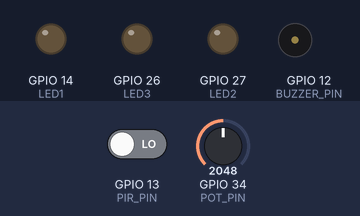
A sketch run on a simulated ESP32. On the bench: output pins drawn as LEDs (lit = HIGH), buzzer (waves = sounding). Dashed ring = blinking. The inputs (shaded band) are chosen by the test bench; at power-on: GPIO 13 (PIR_PIN) LOW, GPIO 34 (POT_PIN) = 2048. WiFi joins after 1.5 s; servers stay silent unless stated; what the sketch prints to the serial monitor is not drawn.

Above: at 2.7 s.
2.8 s: GPIO 13 (PIR_PIN) driven HIGH
At 3.6 s:
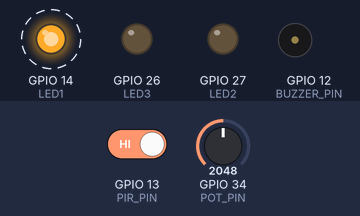
5.8 s: GPIO 34 (POT_PIN) set to 555
8.8 s: GPIO 34 (POT_PIN) set to 474
At 9.7 s:
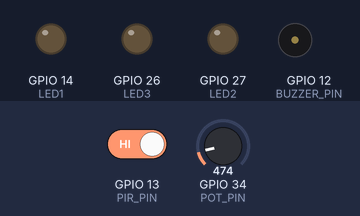
10.3 s: GPIO 34 (POT_PIN) set to 540
At 10.95 s:
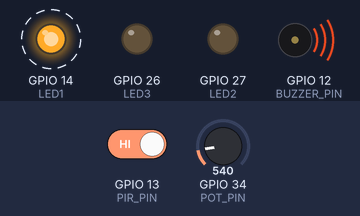
13.3 s: GPIO 34 (POT_PIN) set to 491
At 13.9 s:
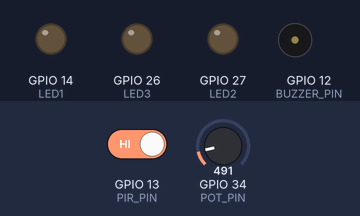
Timing chart, 0 to 15.8 s (numbered marks = the images above; inputs shaded):
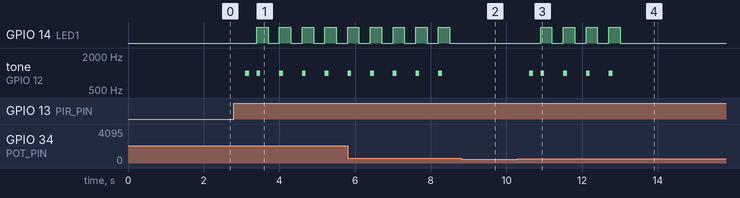

Measured:
- the behaviour switches between 501 and 500 on GPIO 34 (POT_PIN) (found by bisection; images 1 and 2)
- after the input at 2.8 s, GPIO 14 (LED1): alternates HIGH for 0.30 s and LOW for 0.30 s, starting after 0.60 s; tone on GPIO 12 (BUZZER_PIN): goes 1000 Hz 0.10 s, silent 0.20 s, 3 × (1000 Hz 0.10 s, silent 0.50 s), 1000 Hz 0.10 s, then silent, starting after 0.30 s
- after the input at 8.8 s, GPIO 14 (LED1): stops changing and stays LOW; GPIO 27 (LED2): stays LOW (without the input it goes to HIGH after 1.2 s); tone on GPIO 12 (BUZZER_PIN): stops changing and stays silent
- after the input at 10.3 s, GPIO 14 (LED1): alternates HIGH for 0.30 s and LOW for 0.30 s, starting after 0.60 s; tone on GPIO 12 (BUZZER_PIN): goes 1000 Hz 0.10 s, silent 0.20 s, 3 × (1000 Hz 0.10 s, silent 0.50 s), 1000 Hz 0.10 s, then silent, starting after 0.30 s
- after the input at 13.3 s, GPIO 14 (LED1): stops changing and stays LOW; tone on GPIO 12 (BUZZER_PIN): stops changing and stays silent

The sketch:

pir.ino
```cpp
#include <WiFi.h>
#include <WiFiClientSecure.h>
#include <UniversalTelegramBot.h>
#include <ArduinoJson.h>

// Network & Secret Configurations
const char* ssid = "YOUR_WIFI_SSID";
const char* password = "YOUR_WIFI_PASSWORD";
const char* botToken = "YOUR_TELEGRAM_BOT_TOKEN";
const char* chatId = "YOUR_TELEGRAM_CHAT_ID";

// Hardware Pin Definitions
#define PIR_PIN 13
#define POT_PIN 34  // Analog pin simulating PIR sensitivity threshold adjustment
#define BUZZER_PIN 12
#define LED1 14
#define LED2 27
#define LED3 26

// Global Configuration Variables (Default shop hours: 22:00 to 06:00)
int activeStartHour = 22;
int activeEndHour = 6;

// Simulated Internal Clock (Incremental tracking for standalone simulation)
int currentSimHour = 23;
int currentSimMin = 0;

// System Escalation States
enum EscalationLevel { IDLE, WARNING, ALARM, URGENT };
EscalationLevel currentLevel = IDLE;

// Timing Variables (Non-blocking tracking)
unsigned long lastClockTick = 0;
unsigned long stateChangeTimestamp = 0;
unsigned long lastLedFlashTime = 0;
unsigned long lastBuzzerTime = 0;

bool isAlertActive = false;
bool ledToggleState = false;

WiFiClientSecure secured_client;
UniversalTelegramBot bot(botToken, secured_client);

void setup() {
  Serial.begin(115200);

  pinMode(PIR_PIN, INPUT);
  pinMode(POT_PIN, INPUT);
  pinMode(BUZZER_PIN, OUTPUT);
  pinMode(LED1, OUTPUT);
  pinMode(LED2, OUTPUT);
  pinMode(LED3, OUTPUT);

  // Initialize Network Connectivity
  WiFi.begin(ssid, password);
  Serial.print("Connecting to Network");
  while (WiFi.status() != WL_CONNECTED) {
    delay(500);
    Serial.print(".");
  }
  Serial.println("\nWiFi Connected successfully!");

  // Attach Root Certificate SSL requirement for Telegram API
  secured_client.setInsecure();

  Serial.println("\n--- System Operational ---");
  printConfiguredHours();
  Serial.println("Send Serial Commands to update time window. Format: SET_HOURS StartHour EndHour (e.g., SET_HOURS 21 05)");
}

void loop() {
  unsigned long currentMillis = millis();

  // 1. Maintain simulated software clock metrics (1 second = 1 virtual minute for simulation speed)
  if (currentMillis - lastClockTick >= 1000) {
    lastClockTick = currentMillis;
    currentSimMin++;
    if (currentSimMin >= 60) {
      currentSimMin = 0;
      currentSimHour = (currentSimHour + 1) % 24;
    }
  }

  // 2. Parse Incoming Runtime Configuration Commands via Serial
  if (Serial.available() > 0) {
    String commandStr = Serial.readStringUntil('\n');
    commandStr.trim();
    if (commandStr.startsWith("SET_HOURS")) {
      int firstSpace = commandStr.indexOf(' ');
      int secondSpace = commandStr.indexOf(' ', firstSpace + 1);
      if (firstSpace != -1 && secondSpace != -1) {
        activeStartHour = commandStr.substring(firstSpace + 1, secondSpace).toInt();
        activeEndHour = commandStr.substring(secondSpace + 1).toInt();
        Serial.println("LOG [CONFIG CHANGED]: Operational window successfully updated.");
        printConfiguredHours();
      }
    }
  }

  // 3. Process Sensor Scanning Loops
  bool isMotionDetected = (digitalRead(PIR_PIN) == HIGH);
  int sensitivityPot = analogRead(POT_PIN); // Max scale 4095

  // Map potentiometer threshold: lower pot setting means a lower analog wall to cross (high sensitivity)
  bool isSystemTriggered = isMotionDetected && (sensitivityPot > 500);
  bool isWithinShopHours = checkIfActiveHours();

  // 4. Multi-Stage Security State Handling
  if (isSystemTriggered && isWithinShopHours) {
    if (!isAlertActive) {
      isAlertActive = true;
      stateChangeTimestamp = currentMillis;
      currentLevel = WARNING;
      logEventToSerial("MOTION DETECTED - Initial Warning Activated");
      sendTelegramAlert("⚠️ Security Alert: Motion detected in Rohtak shop during off-hours!");
    } else {
      // Escalation Timing logic over continuous presence
      unsigned long dynamicDelta = currentMillis - stateChangeTimestamp;
      if (dynamicDelta >= 15000) { // Over 15 seconds continuous motion
        if (currentLevel != URGENT) {
          currentLevel = URGENT;
          logEventToSerial("CRITICAL ALERT - System Escalated to URGENT");
          sendTelegramAlert("🚨 EMERGENCY: Continuous motion detected! Alarm level elevated to URGENT.");
        }
      } else if (dynamicDelta >= 7000) { // Over 7 seconds continuous motion
        if (currentLevel == WARNING) {
          currentLevel = ALARM;
          logEventToSerial("ALERT LEVEL ESCALATED - System in ALARM state");
        }
      }
    }
    executeAlertSignaling(currentLevel, currentMillis);
  } else {
    // Gracefully wind down alerts if motion halts
    if (isAlertActive) {
      isAlertActive = false;
      currentLevel = IDLE;
      logEventToSerial("Area Clear - Security Status Reset to IDLE");
      clearHardwareLines();
    }
  }
}

// Computes wrapping time windows across midnight boundaries
bool checkIfActiveHours() {
  if (activeStartHour > activeEndHour) {
    return (currentSimHour >= activeStartHour || currentSimHour < activeEndHour);
  } else {
    return (currentSimHour >= activeStartHour && currentSimHour < activeEndHour);
  }
}

// Drives non-blocking visual sequential flash updates and multi-frequency audio warnings
void executeAlertSignaling(EscalationLevel level, unsigned long currentMillis) {
  switch (level) {
    case WARNING:
      // Slow pulsing tone, single diagnostic LED flip
      if (currentMillis - lastBuzzerTime >= 600) {
        lastBuzzerTime = currentMillis;
        tone(BUZZER_PIN, 1000, 100);
      }
      if (currentMillis - lastLedFlashTime >= 300) {
        lastLedFlashTime = currentMillis;
        ledToggleState = !ledToggleState;
        digitalWrite(LED1, ledToggleState ? HIGH : LOW);
        digitalWrite(LED2, LOW);
        digitalWrite(LED3, LOW);
      }
      break;

    case ALARM:
      // Faster high/low warning frequencies, twin alternating LEDs
      if (currentMillis - lastBuzzerTime >= 300) {
        lastBuzzerTime = currentMillis;
        tone(BUZZER_PIN, (currentMillis % 2000 > 1000) ? 1500 : 1200, 150);
      }
      if (currentMillis - lastLedFlashTime >= 150) {
        lastLedFlashTime = currentMillis;
        ledToggleState = !ledToggleState;
        digitalWrite(LED1, ledToggleState ? HIGH : LOW);
        digitalWrite(LED2, ledToggleState ? LOW : HIGH);
        digitalWrite(LED3, LOW);
      }
      break;

    case URGENT:
      // Piercing constant sweeping acoustic alarms, sequential hyper-speed strobing
      if (currentMillis - lastBuzzerTime >= 100) {
        lastBuzzerTime = currentMillis;
        tone(BUZZER_PIN, 2800, 80);
      }
      if (currentMillis - lastLedFlashTime >= 60) {
        lastLedFlashTime = currentMillis;
        int activeLedIndex = (currentMillis / 60) % 3;
        digitalWrite(LED1, (activeLedIndex == 0) ? HIGH : LOW);
        digitalWrite(LED2, (activeLedIndex == 1) ? HIGH : LOW);
        digitalWrite(LED3, (activeLedIndex == 2) ? HIGH : LOW);
      }
      break;

    default:
      clearHardwareLines();
      break;
  }
}

void clearHardwareLines() {
  noTone(BUZZER_PIN);
  digitalWrite(LED1, LOW);
  digitalWrite(LED2, LOW);
  digitalWrite(LED3, LOW);
}

void logEventToSerial(String message) {
  char timeBuffer[16];
  sprintf(timeBuffer, "[%02d:%02d]", currentSimHour, currentSimMin);
  Serial.print(timeBuffer);
  Serial.print(" ");
  Serial.println(message);
}

void printConfiguredHours() {
  Serial.printf("Current Security Active Window: [%02d:00] to [%02d:00]\n", activeStartHour, activeEndHour);
}

void sendTelegramAlert(String txt) {
  if (WiFi.status() == WL_CONNECTED) {
    if (bot.sendMessage(chatId, txt, "")) {
      Serial.println("LOG [NETWORK]: Telegram notification dispatched successfully.");
    } else {
      Serial.println("LOG [ERROR]: Telegram delivery failed.");
    }
  }
}
```
